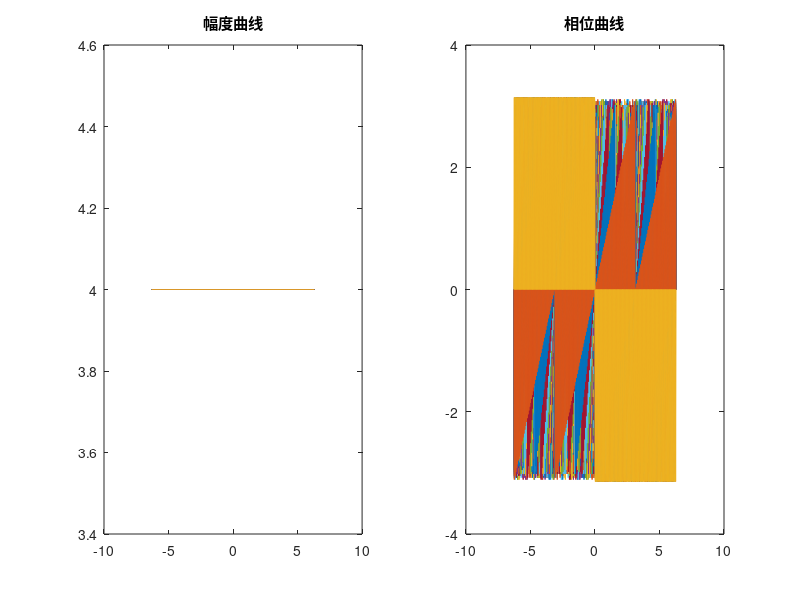

Write the MATLAB code that produced this figure.
clc;
clear;
close all;
n=linspace(0,100,101);

num=[4,3,2,1,2,3,4];
n2=1:6:1;
x_n=num(n2);
k=-200:200;
w=(pi/100)*k;
X=x_n*(exp(-j*pi/100)).^(n'*k);
magX=abs(X);
angX=angle(X);
figure;
subplot(1,2,1);plot(w,magX);
title('幅度曲线');
subplot(1,2,2);plot(w,angX);
title('相位曲线');


